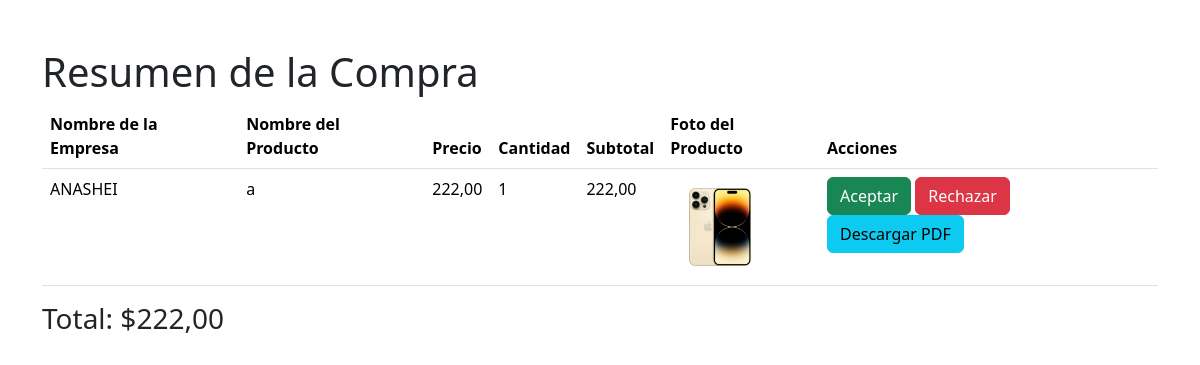
Page /resumen_compra/ (signed in) on the earlier database version.
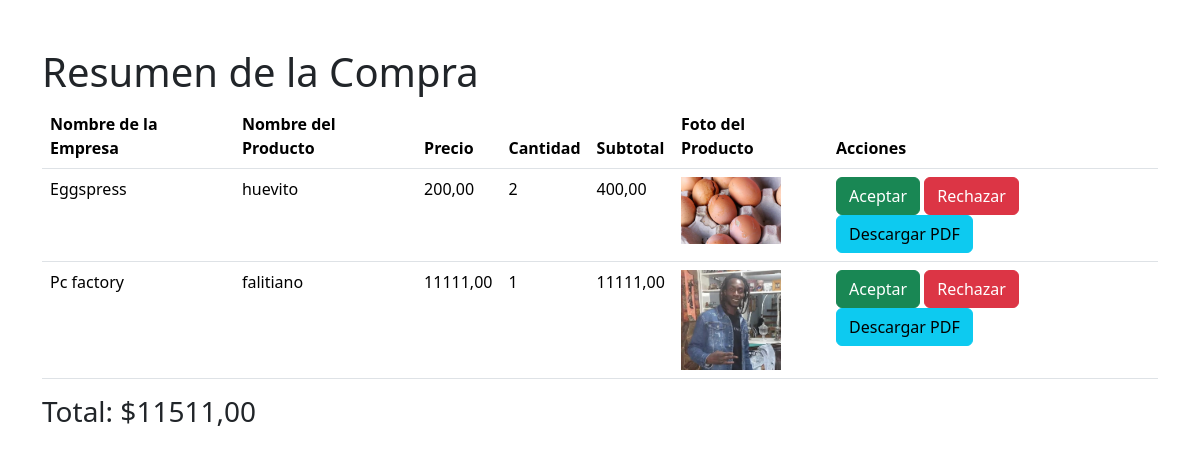
Same page on the later database version.
### menu/models.py (models this page shows, shortened)
class ProveedorCarritoItem(models.Model):
    carrito = models.ForeignKey(ProveedorCarrito, on_delete=models.CASCADE)
    producto = models.ForeignKey(ProductosProveedor, on_delete=models.CASCADE)
    cantidad = models.IntegerField(default=1)
    agregado_en = models.DateTimeField(default=timezone.now)

class ProductosProveedor(models.Model):
    proveedor = models.ForeignKey(Proveedor, on_delete=models.CASCADE, related_name='productos')
    nombre_producto = models.CharField(max_length=100, verbose_name='Nombre del Producto')
    foto_producto = models.ImageField(upload_to='productos_proveedor/', verbose_name='Foto del Producto')
    precio_costo = models.DecimalField(max_digits=10, decimal_places=2, verbose_name='Precio de Costo')

class Proveedor(models.Model):
    id_proveedor = models.AutoField(primary_key=True, editable=False)
    rut_empresa = models.CharField(max_length=13, verbose_name='RUT de la Empresa')
    nombre_empresa = models.CharField(max_length=100, verbose_name='Nombre de la Empresa')
    representante_legal = models.CharField(max_length=100, verbose_name='Representante Legal', default="")
    contacto_empresa = models.CharField(max_length=50, verbose_name='Contacto de la Empresa')
    direccion_proveedor = models.CharField(max_length=255, verbose_name='Dirección', default="sin direccion")
    email_proveedor = models.EmailField(max_length=70, unique=True, null=True, blank=True)

### menu/views.py (the view)
# urls.py: path('resumen_compra/', views.resumen_compra, name='resumen_compra'),
@login_required
def resumen_compra(request):
    carrito, created = ProveedorCarrito.objects.get_or_create(usuario=request.user)
    items = ProveedorCarritoItem.objects.filter(carrito=carrito)
    total = sum(item.producto.precio_costo * item.cantidad for item in items)
    return render(request, 'resumen_compra.html', {'items': items, 'total': total})

### menu/context_processors.py (called while the page is built)
def carrito_items_count(request):
    if request.user.is_authenticated:
        try:
            carrito = Carrito.objects.get(usuario=request.user)
            count = CarritoItem.objects.filter(carrito=carrito).count()
        except Carrito.DoesNotExist:
            count = 0
    else:
        count = 0
    return {
        'carrito_items_count': count
    }

### menu/templatetags/custom_filters.py (called while the page is built)
@register.filter
def multiply(value, arg):
    return value * arg

### menu/templates/resumen_compra.html (shortened to what this page needs)
<!DOCTYPE html>
<html lang="en">
<head>
    <link href="https://cdn.jsdelivr.net/npm/bootstrap@5.3.3/dist/css/bootstrap.min.css" rel="stylesheet">
</head>
<body>
    {% load custom_filters %}
    <div class="container mt-5">
        <h1>Resumen de la Compra</h1>
        <table class="table">
            <thead>
                <tr>
                    <th>Nombre de la Empresa</th>
                    <th>Nombre del Producto</th>
                    <th>Precio</th>
                    <th>Cantidad</th>
                    <th>Subtotal</th>
                    <th>Foto del Producto</th>
                    <th>Acciones</th>
                </tr>
            </thead>
            <tbody>
                {% for item in items %}
                <tr>
                    <td>{{ item.producto.proveedor.nombre_empresa }}</td>
                    <td>{{ item.producto.nombre_producto }}</td>
                    <td>{{ item.producto.precio_costo }}</td>
                    <td>{{ item.cantidad }}</td>
                    <td>{{ item.cantidad|multiply:item.producto.precio_costo }}</td>
                    <td><img src="{{ item.producto.foto_producto.url }}" alt="{{ item.producto.nombre_producto }}" width="100"></td>
                    <td>
                        <a href="{% url 'aceptar_producto' item.id %}" class="btn btn-success">Aceptar</a>
                        <a href="{% url 'rechazar_producto' item.id %}" class="btn btn-danger">Rechazar</a>
                        <a href="{% url 'descargar_pdf' item.id %}" class="btn btn-info">Descargar PDF</a>
                    </td>
                </tr>
                {% endfor %}
            </tbody>
        </table>
        <h3>Total: ${{ total }}</h3>
    </div>
</body>
</html>

Differences in the rows shown:
removed ProveedorCarritoItem: producto.proveedor.nombre_empresa "ANASHEI", producto.nombre_producto "a", producto.precio_costo "222,00", cantidad "1", cantidad|multiply "222,00", producto.foto_producto (picture)
added ProveedorCarritoItem: producto.proveedor.nombre_empresa "Eggspress", producto.nombre_producto "huevito", producto.precio_costo "200,00", cantidad "2", cantidad|multiply "400,00", producto.foto_producto (picture)
added ProveedorCarritoItem: producto.proveedor.nombre_empresa "Pc factory", producto.nombre_producto "falitiano", producto.precio_costo "11111,00", cantidad "1", cantidad|multiply "11111,00", producto.foto_producto (picture)
Other differences:
{{ total }}: "222,00" → "11511,00"
